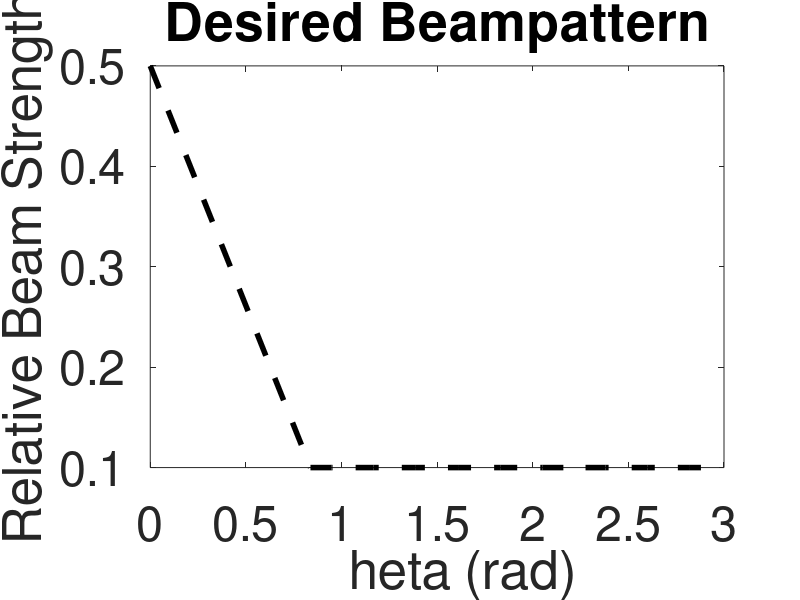
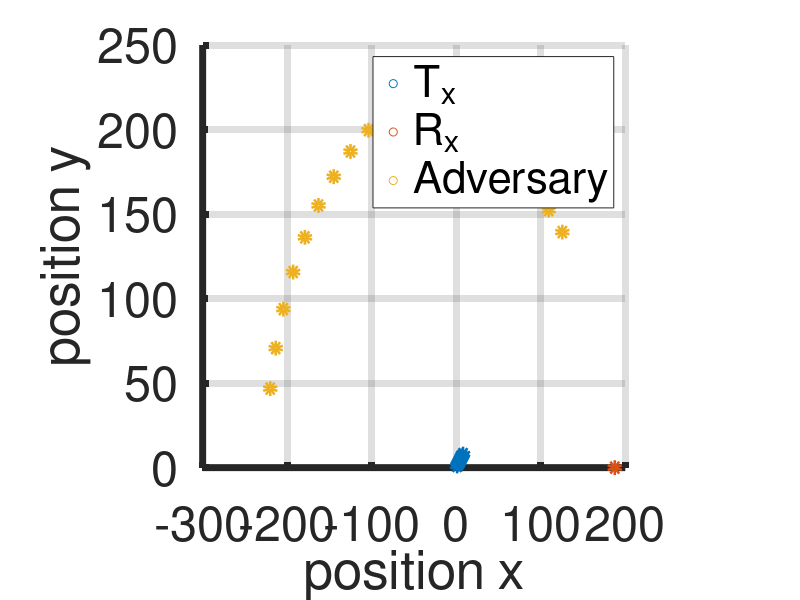

MATLAB code to generate these figures, in order:
clc
clear all
close all

%%
lambda = 7.5;                       % inter agent spacing?
k = (2.*pi)./lambda;                % wave number
for i=1:60                          % randomize inital positions of agents
    if rand<0.5
        xm(i,:) = (mod(i,7)-3)*1;
        ym(i,:) = (ceil(i/7)-4)*1;
    end
end
ind = find(xm);                     % filter out any agents initialized at the origin
xm = xm(ind);
ym = ym(ind);
xm = xm*lambda/2;
ym = ym*lambda/2;

s = 20;                             % numer of sectors to look at

%% receiver locations from LA dataset
% xm = [15    15    15    15    15    15   105   105   105   105   105   105   195   195   195   196   195   195   285   285   285   285   285   285   375   375   375   378   375   375   465   465   465   465   465   465].';
% ym = [15   105   195   285   375   465    16   105   195   286   375   465    15   105   200   285   371   465    15   105   195   285   375   465    16   105   195   285   375   465    15   105   195   285   376   465].';
% rho = [500*lambda/2*ones(1,1);500*lambda/2*ones(s/2,1);600*lambda/2*ones(s/2,1)]; % get distance from transmitter to receiver


% xm = [30:2.65:48.55].';
% ym = linspace(220,238.5,8).';
% rho = [100*lambda/2*ones(1,1);100*lambda/2*ones(s/2,1);125*lambda/2*ones(s/2,1)]; % get distance from transmitter to receiver
%%


f = [5;1*ones(s,1)]/10;             % set magnitude of des'd beampower at each receiver
xm = [1 2 3 4 5 6 7 8].';
ym = [1 2 3 4 5 6 7 8].';
rho = [50*lambda/2*ones(1,1);50*lambda/2*ones(s/2,1);60*lambda/2*ones(s/2,1)]; % get distance from transmitter to receiver
% theta = pi./15;                         % angle of allied reciever
% theta_sec = linspace(pi./3,3*pi./3,s);  % divide workspace into 30deg sectors
% theta = [theta;theta_sec'];             % make list of all receiver posns
theta = 0;                         % angle of allied reciever
theta_sec = linspace(pi./3 - pi/15,3*pi./3 - pi/15,s);  % divide workspace into 30deg sectors
theta = [theta;theta_sec'];             % make list of all receiver posns

% % Parameters of desired beam
% f = 40e6;                                     % Frequency in Hz                                                                        
% N_d = 5;                                       % Number of elements of array  
% lambda = 3e8/f;                               % wave length
% d = lambda/4;                                 % Inter-element spacing
% k = (2*pi)./lambda;                           % wave number
% rm_d = [xm,ym];
% % channel parameters
% gamma = 1;                                   
% mu = 2;
% nu = 1;  
% rho = 1.5*d; 
% % Array factor (AFd) of desired beam
% AFd = GetArrayFactor(N_d, rm_d, Am_d, alpha_d, gamma, mu, nu, rho, theta); % call provided code to find AF
% figure();
% h = polar(theta,abs(AFd),'r'); % plot
% set(h,'LineWidth',2);
% box on
% hold on


% f = squareFourier(5,2*pi,.1,5,theta);             % set magnitude of des'd beampower at each receiver
% f = (f + abs(min(f))*2);
% f = f./(2*max(f));
% f = [0.5000    0.2200    0.2157    0.2121    0.2093    0.2072    0.2059    0.2053    0.2055    0.2063    0.2078    0.2101    0.2132    0.2170    0.2216    0.2269    0.2329    0.2405    0.2514    0.2681    0.2934].';
figure();
plot(theta,f,'k--','LineWidth',4)
title("Desired Beampattern")
set(gca,'FontSize',35)
xlabel("\theta (rad)")
ylabel("Relative Beam Strength")

N_a = length(xm);                       % only count remaining agents
N_s = length(rho);                      % want to sample transmitted strength to each receiver
mu = 2;                                 % 

%%
d = zeros(N_a,N_s);     % init fading parameters
zeta = zeros(N_a,N_s);
for m=1:N_a
    for i=1:N_s
        d(m,i) = norm([xm(m,:);ym(m,:)]-rho(i,:).*[cos(theta(i,:));sin(theta(i,:))]);   % fading parameter 1 is distance
        zeta(m,i) = k*(xm(m,:)*cos(theta(i,:)) + ym(m,:)*sin(theta(i,:)) + d(m,i));     % phase offset due to distance
    end
end

%%
figure();
scatter(xm,ym,'LineWidth',5) % plot workspace with agents
hold on
grid on
set(gca, 'LineWidth', 5, 'FontSize', 35)
scatter(rho(1).*cos(theta(1)),rho(1).*sin(theta(1)),'LineWidth',5)
scatter(rho(2:end).*cos(theta(2:end)),rho(2:end).*sin(theta(2:end)),'LineWidth',5)
xlabel('position x')
ylabel('position y')
axis('square')
% xlim([-200 200])
% ylim([-30 250])
legend('T_x','R_x','Adversary')